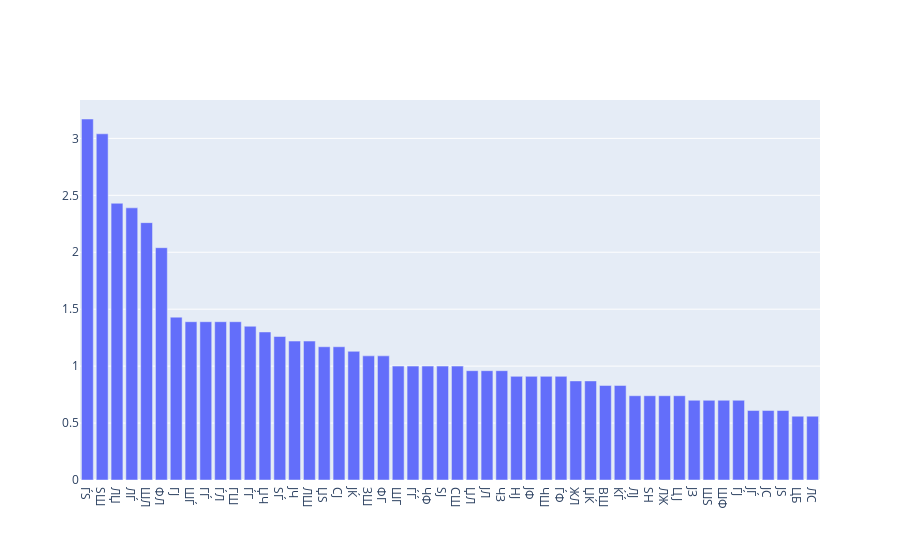

The cell this chart's notebook holds for it:
### Code cell
ciphertext_bigrams = find_bigrams_frequencies(ciphertext)
# ciphertext_bigrams
x = [item[0] for item in ciphertext_bigrams[0:50]]
y = [item[1] for item in ciphertext_bigrams[0:50]]
data = go.Bar(x = x, y = y)
fig = go.Figure(data)
fig.show()

### Figure 1 — Plotly figure (JSON) as saved in the notebook; plotly's stock layout.template omitted (floating-point values rounded to 4 significant figures)
{"data": [{"type": "bar", "x": ["ЃЅ", "ЅШ", "ЛЏ", "ЛЃ", "ШЛ", "ФЛ", "ГЈ", "ШЃ", "ГЃ", "ЃЛ", "ГШ", "ЃГ", "ЏЧ", "ЅЃ", "ЈЧ", "ЛШ", "ЏЅ", "СЈ", "ЈЌ", "ЗШ", "ФГ", "ШГ", "ЃЃ", "ЧФ", "ЅЈ", "СШ", "ЏЛ", "ЈЛ", "ЧЗ", "НЈ", "ЈФ", "ЧШ", "ЃФ", "ЖЛ", "ЏЌ", "ВШ", "ЌЃ", "ЛЈ", "ЅН", "ЛЖ", "ЦЈ", "ЈЗ", "ШЅ", "ШФ", "ЃЈ", "ЈЃ", "ЈС", "ЈЅ", "ЦБ", "ЛС"], "y": [3.17, 3.04, 2.43, 2.39, 2.26, 2.04, 1.43, 1.39, 1.39, 1.39, 1.39, 1.35, 1.3, 1.26, 1.22, 1.22, 1.17, 1.17, 1.13, 1.09, 1.09, 1, 1, 1, 1, 1, 0.96, 0.96, 0.96, 0.91, 0.91, 0.91, 0.91, 0.87, 0.87, 0.83, 0.83, 0.74, 0.74, 0.74, 0.74, 0.7, 0.7, 0.7, 0.7, 0.61, 0.61, 0.61, 0.56, 0.56]}], "layout": {}}
